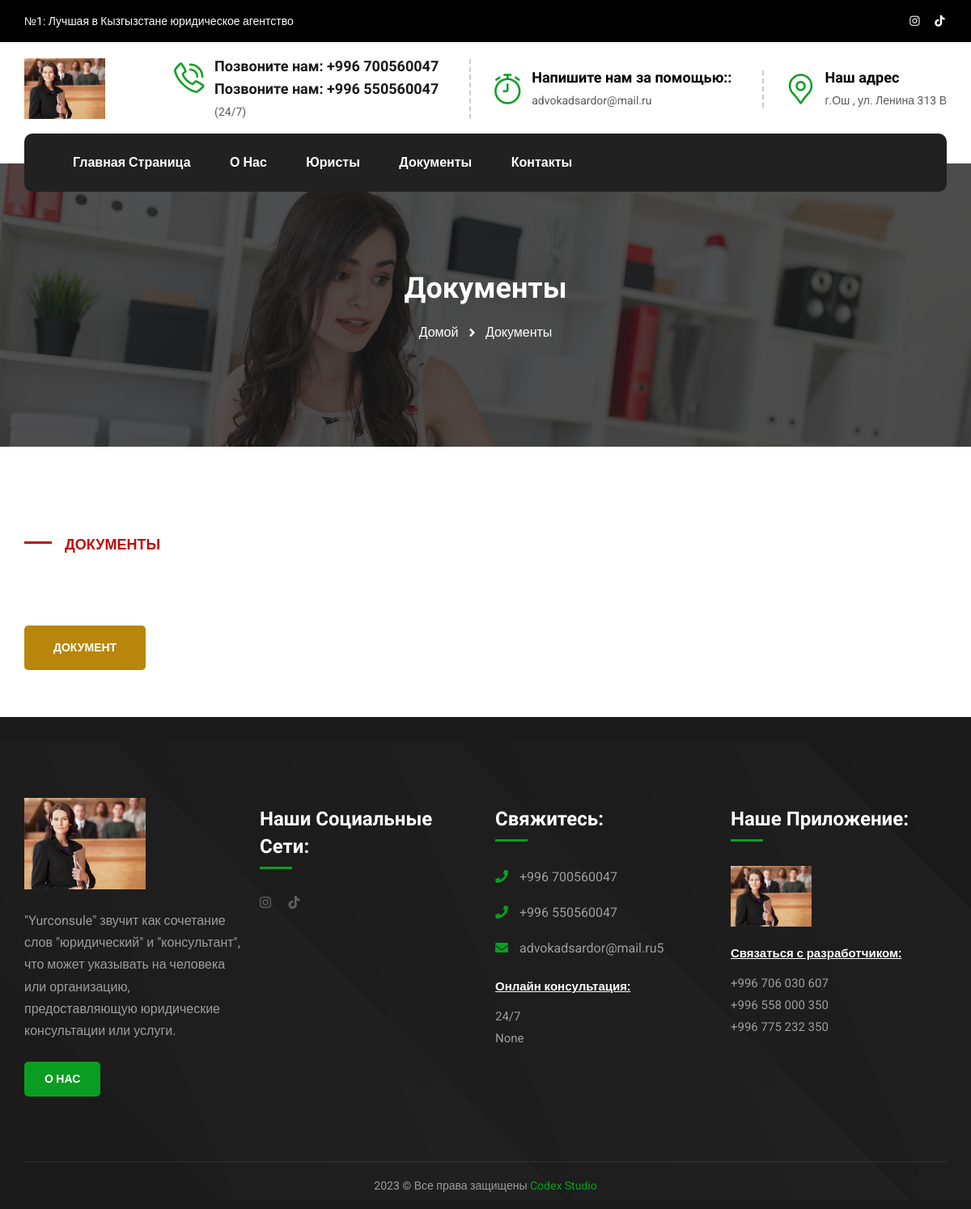
The page /document/ on the database its author committed.
### apps/index/models.py (models this page shows, shortened)
class Setting(models.Model):
    title = models.CharField(
        max_length=244,
        verbose_name="Название сайта",
    )
    descriptions = models.TextField(
        verbose_name="Описание"
    )
    logo = models.ImageField(
        upload_to="logo_site"
    )
    phone = models.CharField(
        max_length=255,
        verbose_name="Телефонный номер",
        blank=True,null=True
    )
    email = models.EmailField(
        verbose_name="Почта",
        blank=True,null=True
    )
    locate = models.CharField(
        max_length=255,
        verbose_name="Адрес",
        blank=True,null=True
    )
    graphic = models.CharField(
        max_length=255,
        verbose_name="График работы",
        blank=True,null=True
    )
    graphic_clock = models.CharField(
        max_length=255,
        verbose_name="График работы в часах",
        blank=True,null=True
    )
    facebook = models.URLField(
        verbose_name="Facebook",
        blank=True,null=True
    )
    instagram = models.URLField(
        verbose_name="Instagram",
        blank=True,null=True
    )
    tiktok = models.URLField(
        verbose_name="Tiktok",
        blank=True,null=True
    )
    whatsapp = models.URLField(
        verbose_name="Whatsapp",
        blank=True,null=True
    )
    youtube = models.URLField(
        verbose_name="Youtube",
        blank=True,null=True
    )
    app = models.URLField(
        verbose_name="Ссылка для приложения",
        blank=True,null=True
    )
    class Meta:
        verbose_name = "Настройка"
        verbose_name_plural = "Настройки"

### apps/document/models.py (models this page shows, shortened)
class Document(models.Model):
    title = models.CharField(
        max_length=255,
        verbose_name="Название"
    )
    document = models.FileField(
        upload_to="document",
        verbose_name="Документ"
    )
    class Meta:
        verbose_name = "Документы"
        verbose_name_plural = "Документ"

### apps/document/views.py (the view)
# urls.py: path("document/", document, name="document")
def document(request):
    setting = Setting.objects.latest("id")
    document = Document.objects.all()
    context = {
        "setting":setting,
        "document":document
    }
    return render(request, "document/document.html", context)

### templates/document/document.html (shortened to what this page needs)
{% extends 'homepage.html' %}
{% load static %}
{% block content %}
            {% include "include/header.html" %}
         <section class="page-title" style="background-image:url({% static 'images/background/5.jpg' %})">
            <div class="auto-container">
               <h2>Документы</h2>
               <ul class="bread-crumb clearfix">
                  <li><a href="{% url 'index' %}">Домой</a></li>
                  <li>Документы</li>
               </ul>
            </div>
         </section>
         <section class="team-three">
            <div class="auto-container">
               <div class="sec-title">
                  <div class="d-flex justify-content-between align-items-center flex-wrap">
                     <div class="left-box">
                        <div class="sec-title_title">Документы</div>
                     </div>
                  </div>
               </div>
               <br>
               <div class="row clearfix">
                  {% for document in document%}
                  <div class="team-two_block col-lg-3 col-md-4 col-sm-12">
                        <div class="right-box">
                           <a class="btn-style-seven theme-btn clearfix" href="{{document.document.url}}">
                              <div class="btn-wrap">
                                 <span class="text-one">{{document.title}}</span>
                              </div>
                           </a>
                        </div>
                  </div>
                  {% endfor %}
               </div>
            </div>
         </section>
         <br>
               {% include "include/footer.html" %}
{% endblock%}

### templates/include/header.html (shortened to what this page needs)
{% load static %}
<link rel="stylesheet" href="https://cdnjs.cloudflare.com/ajax/libs/font-awesome/5.15.4/css/all.min.css">
         <header class="main-header header-style-three">
            <div class="header-top">
               <div class="auto-container">
                  <div class="d-flex justify-content-between align-items-center flex-wrap">
                     <div class="left-box">
                        <div class="text">№1: Лучшая в Кызгызстане юридическое агентство </div>
                     </div>
                     <div class="right-box align-items-center d-flex">
                        <ul class="header-social_box-two">
                           {% if setting.instagram %}
                           <li><a href="{{setting.instagram}}" class="fa-brands fa-instagram fa-fw"></a></li>
                           {% endif %}
                           {% if setting.tiktok %}
                           <li><a href="{{setting.tiktok}}" class="fab fa-tiktok fa-fw"></a></li>
                           {% endif %}
                     </div>
                  </div>
               </div>
            </div>
            <div class="header-upper">
               <div class="auto-container">
                  <div class="inner-container d-flex justify-content-between align-items-center flex-wrap">
                     <div class="logo"><a href="{% url 'index' %}"><img src="{{setting.logo.url}}" width = "100px" alt="" title=""></a></div>
                     <div class="upper-right d-flex align-items-center flex-wrap">
                        <div class="upper-column info-box">
                           <div class="icon-box flaticon-phone-call"></div>
                           <strong><a href="tel:996700560047">Позвоните нам: +996 700560047</a></strong>
                           <strong><a href="tel:996 550560047">Позвоните нам: +996 550560047</a></strong>
                           ({{setting.graphic}})
                        </div>
                        <div class="upper-column info-box">
                           <div class="icon-box flaticon-clock"></div>
                           <strong>Напишите нам за помощью::</strong>
                           {{setting.email}}
                        </div>
                        <div class="upper-column info-box">
                           <div class="icon-box flaticon-pin"></div>
                           <strong>Наш адрес</strong>
                           {{setting.locate}}
                        </div>
                     </div>
                  </div>
               </div>
            </div>
            <div class="header-lower">
               <div class="auto-container">
                  <div class="inner-container">
                     <div class="nav-outer d-flex justify-content-between align-items-center flex-wrap">
                        <nav class="main-menu show navbar-expand-md">
                           <div class="navbar-collapse collapse clearfix" id="navbarSupportedContent">
                              <ul class="navigation clearfix">
                                 <li><a href="{% url 'index' %}">Главная страница</a></li>
                                 <li><a href="{% url 'about' %}">О нас</a></li>
                                 <li><a href="{% url 'team' %}">Юристы</a></li>
                                 <li><a href="{% url 'document' %}">Документы</a></li>
                                 <li><a href="{% url 'contact' %}">Контакты</a></li>
                              </ul>
                           </div>
                        </nav>
                     </div>
                  </div>
               </div>
            </div>
         </header>

### templates/include/footer.html (shortened to what this page needs)
{% load static %}
<link rel="stylesheet" href="https://cdnjs.cloudflare.com/ajax/libs/font-awesome/5.15.4/css/all.min.css">
<footer class="main-footer style-three" style="background-image:url({% static 'images/background/pattern-11.png' %})">
    <div class="auto-container">
       <div class="widgets-section">
          <div class="row clearfix">
             <div class="big-column col-lg-6 col-md-12 col-sm-12">
                <div class="row clearfix">
                   <div class="footer-column col-lg-6 col-md-6 col-sm-12">
                      <div class="footer-widget logo-widget">
                         <div class="logo">
                            <a href="{% url 'index' %}"><img src="{{setting.logo.url}}" width = "150px" alt="" /></a>
                         </div>
                         <div class="text">{{setting.descriptions}}</div>
                         <a href="{% url 'about' %}" class="theme-btn about-btn">О нас</a>
                      </div>
                   </div>
                   <div class="footer-column col-lg-6 col-md-6 col-sm-12">
                      <div class="footer-widget newsletter-widget">
                         <h4>Наши социальные сети:</h4>
                         <ul class="social-box">
                            {% if setting.instagram%}
                            <li><a href="{{setting.instagram}}" class="fa-brands fa-instagram fa-fw"></a></li>
                            {% endif %}
                            {% if setting.tiktok%}
                            <li><a href="{{setting.tiktok}}" class="fab fa-tiktok fa-fw"></a></li>
                            {% endif %}
                         </ul>
                      </div>
                   </div>
                </div>
             </div>
             <div class="big-column col-lg-6 col-md-12 col-sm-12">
                <div class="row clearfix">
                   <div class="footer-column col-lg-6 col-md-6 col-sm-12">
                      <div class="footer-widget contact-widget">
                         <h4>Свяжитесь:</h4>
                         <ul class="contact-list">
                            <li><span class="icon fa fa-phone"></span> +996 700560047</li>
                            <li><span class="icon fa fa-phone"></span> +996 550560047</li>
                            <li><span class="icon fa fa-envelope"></span> {{setting.email}}5</li>
                         </ul>
                         <div class="timing">
                            <strong>Онлайн консультация: </strong>
                            {{setting.graphic}}<br>{{setting.graphic_clock}}
                         </div>
                      </div>
                   </div>
                   <div class="footer-column col-lg-6 col-md-6 col-sm-12">
                     <div class="footer-widget contact-widget">
                        <h4>Наше приложение:</h4>
                        <a href="{{setting.app}}"><img src="{{setting.logo.url}}" width = "100px" alt="" /></a>
                        <div class="timing">
                           <strong>Связаться с разработчиком: </strong>
                           +996 706 030 607<br> +996 558 000 350<br> +996 775 232 350
                        </div>
                     </div>
                  </div>
                </div>
             </div>
          </div>
       </div>
       <div class="footer-bottom">
          <div class="copyright">2023 &copy;  Все права защищены <a href="https://www.instagram.com/codexx_studio/">Codex Studio</a></div>
       </div>
    </div>
 </footer>

### static/css/footer.css (style rules this page uses)
.main-footer { position:relative; padding:100px 0px 0px; background-color:var(--color-seventeen); background-position:center center; background-repeat:no-repeat; }
.main-footer .footer-widget { position:relative; margin-bottom:var(--margin-bottom-30); }
.main-footer .widgets-section { position:relative; padding-bottom:var(--padding-bottom-50); }
.main-footer .logo-widget { position:relative; }
.main-footer .logo-widget .logo { position:relative; margin-bottom:var(--margin-bottom-25); }
.main-footer .logo-widget .text { position:relative; font-weight:400; line-height:1.7em; font-size:var(--font-16); color:var(--color-sixteen); margin-bottom:var(--margin-bottom-25); }
.main-footer .logo-widget .about-btn { position: relative; padding: 10px 25px; font-weight: 700; margin-top:0px; display:inline-block; color:var(--white-color); text-transform:uppercase; background-color: var(--main-color); }
.main-footer .footer-widget h4 { font-weight:700; margin-top:10px; color:var(--white-color); text-transform:capitalize; margin-bottom:var(--margin-bottom-30); padding-bottom:var(--padding-bottom-10); }
.main-footer .footer-widget h4:before { position:absolute; content:''; left:0px; bottom:0px; height:3px; width:40px; background-color: var(--main-color); }
.newsletter-widget .social-box { position:relative; }
.newsletter-widget .social-box li { position:relative; margin-right:15px; display:inline-block; }
.newsletter-widget .social-box li a { position:relative; opacity:0.30; color:var(--white-color); font-size:16px; -webkit-transition:all 300ms ease; -ms-transition:all 300ms ease; -o-transition:all 300ms ease; -moz-transition:all 300ms ease; transition:all 300ms ease; font-family: 'Font Awesome 5 Brands'; }
.main-footer .contact-list { position:relative; }
.main-footer .contact-list li { position:relative; margin-bottom:15px; padding-left:30px; line-height:1.8em; font-size:var(--font-16); color:var(--color-sixteen); }
.main-footer .contact-list li .icon { position:absolute; left:0px; top:5px; color:var(--main-color); }
.main-footer .contact-list li:last-child { margin-bottom:0px; }
.main-footer .contact-widget .timing { position:relative; margin-top:20px; line-height:1.8em; font-size:var(--font-15); color:var(--color-sixteen); }
.main-footer .contact-widget .timing strong { position:relative; color:#ffffff; font-weight:700; display:block; margin-bottom:10px; text-decoration:underline; }
.main-footer .footer-bottom { position:relative; padding:18px 0px; text-align:center; border-top:1px solid rgba(255,255,255,0.10); }
.main-footer .footer-bottom .copyright { position:relative; color:var(--color-sixteen); }
.main-footer .footer-bottom .copyright a { color:var(--main-color); }
.main-footer.style-three { background-color:var(--color-seventeen); }
.main-footer.style-three .logo-widget .about-btn { border-radius:5px; background-color:var(--color-twentyfive); }
.main-footer.style-three .footer-widget h4:before { background-color:var(--color-twentyfive); }
.main-footer.style-three .contact-widget .contact-list li .icon { color:var(--color-twentyfive); }
.main-footer.style-three .footer-bottom .copyright a { color:var(--color-twentyfive); }

### rows shown on the page
Setting: logo (picture), graphic "24/7", email "advokadsardor@mail.ru", locate "г.Ош , ул. Ленина 313 В", descriptions "\"Yurconsule\" звучит как сочетание слов \"юридический\" и \"консультант\", что может указывать на человека или организацию, предоставляющую юридические консультации или услуги.", graphic_clock "None"
Document: title "ДОКУМЕНТ"
